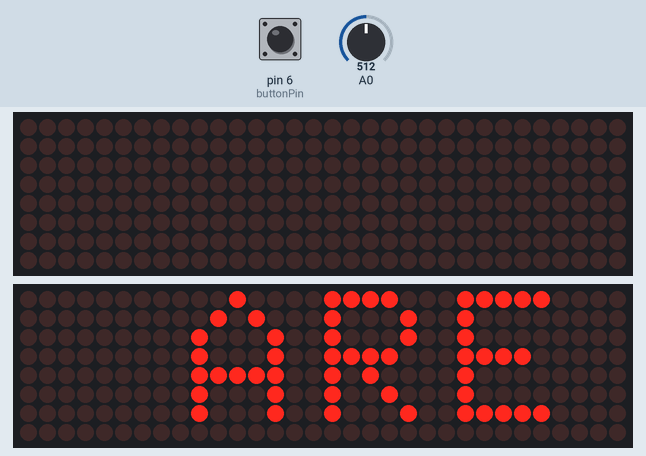
The sketch below on a simulated Arduino Uno, built with avr-gcc and run on an emulated ATmega328P. Shown: 2 × 32×8 LED matrix. The test bench sets the inputs (shaded band); at power-on: pin 6 (buttonPin) LOW, A0 = 512.

Above: at 1.29 s.
1.3 s: pin 6 (buttonPin) pulled HIGH for 0.15 s
At 1.64 s:
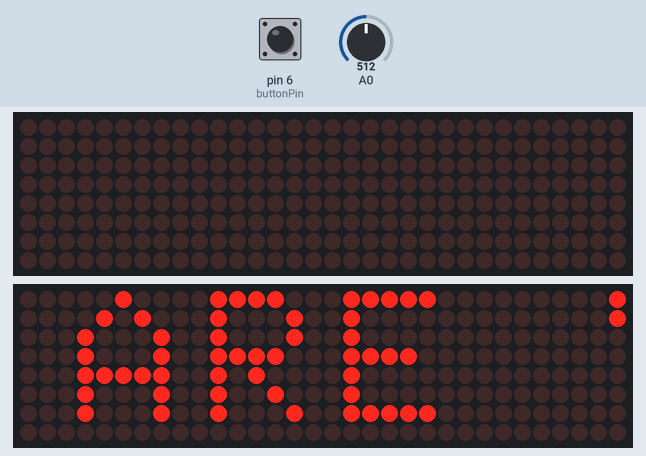
At 8.1 s:
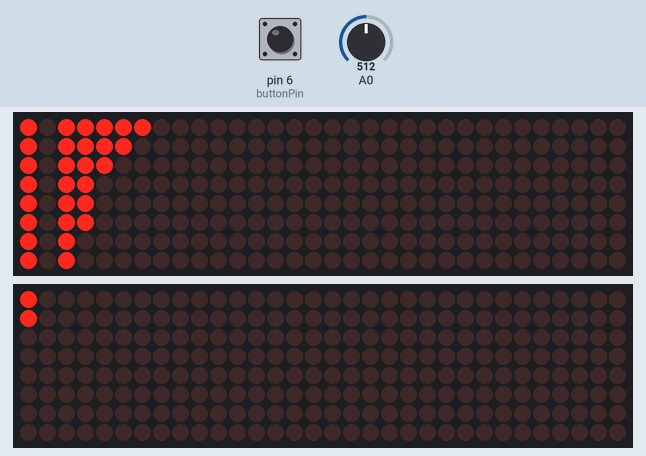

The sketch:

ledmatrix.ino
```cpp
#include <arduinoFFT.h>
#include <MD_MAX72xx.h>
#include <SPI.h>
#include <Adafruit_GFX.h>
#include <Max72xxPanel.h>

#define SAMPLES 64
#define HARDWARE_TYPE MD_MAX72XX::FC16_HW
#define MAX_DEVICES  4
#define CLK_PIN   13
#define DATA_PIN  11
#define CS_PIN    10
#define  xres 32
#define  yres 8
int MY_ARRAY[] = {0, 1, 3, 7, 15, 31, 63, 127, 255, 511, 1023};
//int MY_ARRAY[] =  {0, 1, 3, 7, 15, 31, 63, 127, 253};
int MY_MODE_5[] = {0, 1, 3, 7, 15, 31, 63, 127, 255, 511, 1023};
double vReal[SAMPLES];
double vImag[SAMPLES];
char data_avgs[xres];
int yvalue;
int displaycolumn , displayvalue;
int peaks[xres];
const int buttonPin = 6;
int state = HIGH;
int previousState = LOW;
int displaymode = 2;
unsigned long lastDebounceTime = 0;
unsigned long debounceDelay = 50;
int pinCS = 10;
int numberOfHorizontalDisplays = 1;
int numberOfVerticalDisplays = 4;
Max72xxPanel matrix = Max72xxPanel(pinCS, numberOfHorizontalDisplays, numberOfVerticalDisplays);
String tape = "ARE YOU READY";
int wait = 50;
int spacer = 2;
int width = 5 + spacer;
MD_MAX72XX mx = MD_MAX72XX(HARDWARE_TYPE, CS_PIN, MAX_DEVICES);
arduinoFFT FFT = arduinoFFT();


void setup() {
  ADCSRA = 0b11100101;
  ADMUX = 0b00000000;
  pinMode(buttonPin, INPUT);
  mx.begin();
  delay(50);
  matrix.setIntensity(8);
  matrix.setRotation(1);
}
void loop() {
  if (displaymode != 2) {
    // ++ Sampling
    for (int i = 0; i < SAMPLES; i++)
    {
      while (!(ADCSRA & 0x10));
      ADCSRA = 0b11100101;


      int value = ADC - 1024;
      vReal[i] = value;

      vImag[i] = 0;
    }
    FFT.Windowing(vReal, SAMPLES, FFT_WIN_TYP_HAMMING, FFT_FORWARD);
    FFT.Compute(vReal, vImag, SAMPLES, FFT_FORWARD);
    FFT.ComplexToMagnitude(vReal, vImag, SAMPLES);
    int step = (SAMPLES / 2) / xres;
    int c = 0;
    for (int i = 0; i < (SAMPLES / 2); i += step)
    {
      data_avgs[c] = 0;
      for (int k = 0 ; k < step ; k++) {
        data_avgs[c] = data_avgs[c] + vReal[i + k];
      }
      data_avgs[c] = data_avgs[c] / step;
      c++;
    }

    for (int i = 0; i < xres; i++)
    {
      data_avgs[i] = constrain(data_avgs[i], 0, 40);
      data_avgs[i] = map(data_avgs[i], 0, 40, 0, yres);
      yvalue = data_avgs[i];

      peaks[i] = peaks[i] - 1;
      if (yvalue > peaks[i])
        peaks[i] = yvalue ;
      yvalue = peaks[i];
      displayvalue = MY_ARRAY[yvalue];
      displaycolumn = 31 - i;
      mx.setColumn(displaycolumn, displayvalue);
    }
  }
  else chaychu();

  //displayModeChange ();
}
void displayModeChange() {
  int reading = digitalRead(buttonPin);
  Serial.println(reading);
  if ((reading == HIGH && previousState == LOW)  && millis() - lastDebounceTime > debounceDelay)
  {
    displaymode = 2;

    switch (displaymode) {
      case 1:
        displaymode = 2;
        for (int i = 0 ; i <= 8 ; i++ ) {
          MY_ARRAY[i] = MY_MODE_5[i];
        }
        break;
      case 2:
        displaymode = 1;
        for (int i = 0 ; i <= 8 ; i++ ) {
          MY_ARRAY[i] = MY_MODE_5[i];
        }
        break;
    }
    lastDebounceTime = millis();
  }
  previousState = reading;
}

void chaychu()
{
  for ( int i = 0 ; i < width * tape.length() + matrix.width() - 1 - spacer; i++ )
  {

    matrix.fillScreen(LOW);

    int letter = i / width;
    int x = (matrix.width() - 1) - i % width;
    int y = (matrix.height() - 8) / 2;
    while ( x + width - spacer >= 0 && letter >= 0 ) {
      displayModeChange ();

      if ( letter < tape.length() ) {
        matrix.drawChar(x, y, tape[letter], HIGH, LOW, 1);
      }

      letter--;
      x -= width;
    }

    matrix.write();

    delay(wait);
  }
}
```
